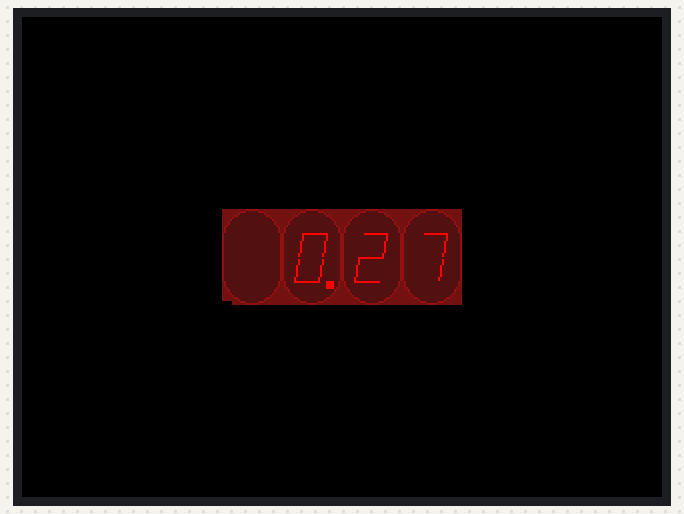
A program run on a simulated Adafruit PyPortal running CircuitPython. Shown: 320×240 colour display.

Above: at 0.46 s.
At 8.87 s:
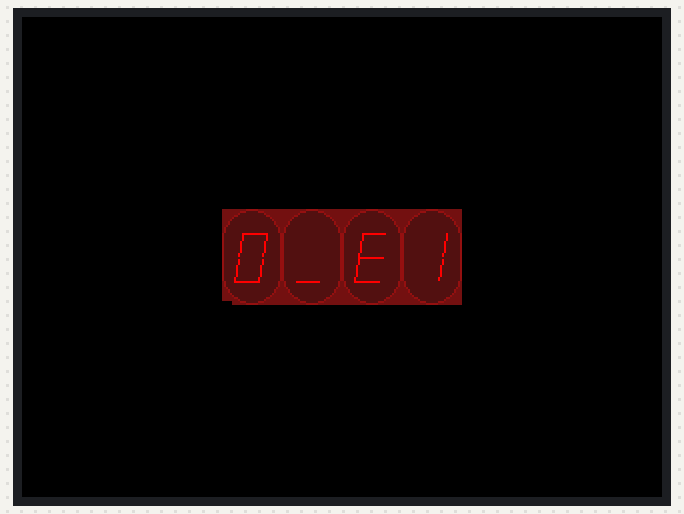
At 13.03 s:
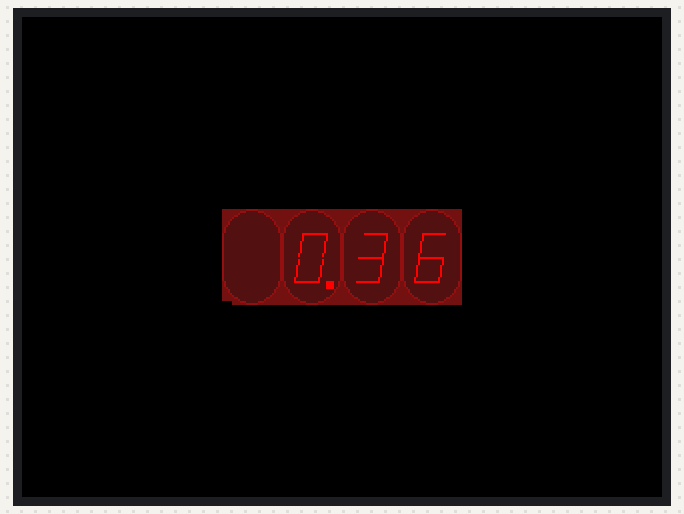
At 20.2 s:
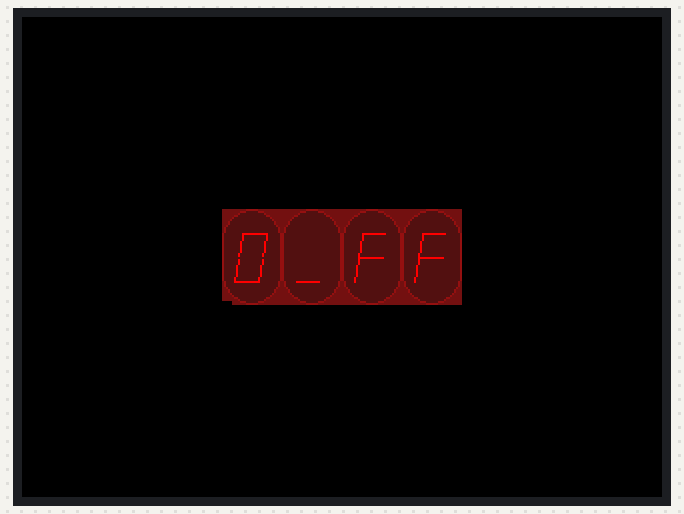
At 28.81 s:
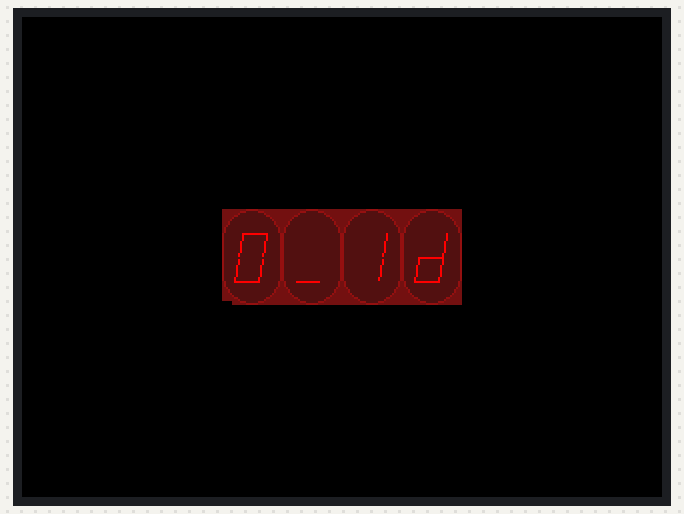
At 37.5 s:
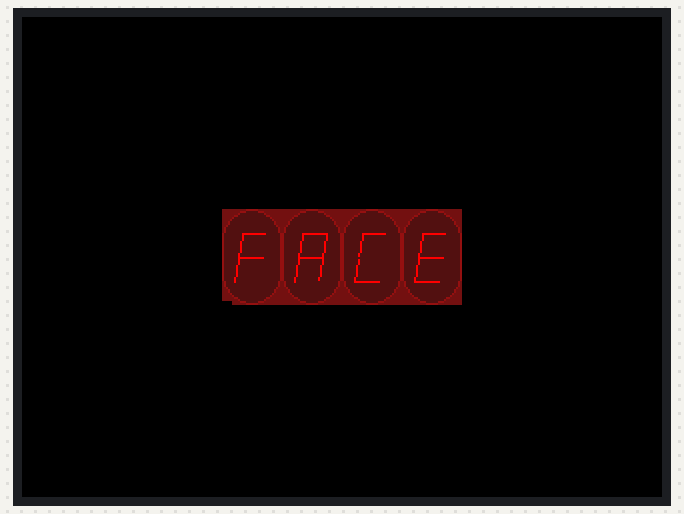

Measured:
- what the display in image 3 shows lasts 2.0 s, from 20.1 s to 22.1 s

The program:

code.py
```python
# (licence header left out)
# bubble_display_example.py
# 2021-12-14 v1.0

# For host board with integral display (PyPortal, Clue, FunHouse, etc.)

import board
import random
import time

from cedargrove_widgets.bubble_display import BubbleDisplay

display = board.DISPLAY

# Instantiate the BubbleDisplay widget, 4 digits in a single unit
# Locate at display center (0.5, 0.5) with size = 2, "Normal" mode

bubble_display = BubbleDisplay(size=2)

display.show(bubble_display)

while True:
    # Count up and down
    for i in range(0, 100, 1):
        m = i / 100
        bubble_display.value = m
        time.sleep(0.01)
    for i in range(100, 0, -1):
        m = i / 100
        bubble_display.value = m
        time.sleep(0.01)
    time.sleep(2)

    # Display some text
    bubble_display.text = "face"
    time.sleep(2)

    # Count in hexadecimal
    for i in range(0, 256):
        bubble_display.text = hex(i)
        time.sleep(0.01)
    time.sleep(2)
```

bubble_display.py
```python
# (licence header left out)
# based on the HP QDSP-6064 4-Digit Micro 7 Segment Numeric Indicator
# 2021-12-12 v1.0

import displayio
import vectorio
from adafruit_display_shapes.line import Line
from adafruit_display_shapes.rect import Rect
from adafruit_display_shapes.roundrect import RoundRect

# 8-bit to 7 segment
#  bits: dp g f e d c b a
NUMBERS = {
    "0": 0b00111111,  # 0
    "1": 0b00000110,  # 1
    "2": 0b01011011,  # 2
    "3": 0b01001111,  # 3
    "4": 0b01100110,  # 4
    "5": 0b01101101,  # 5
    "6": 0b01111101,  # 6
    "7": 0b00000111,  # 7
    "8": 0b01111111,  # 8
    "9": 0b01101111,  # 9
    "a": 0b01110111,  # a
    "b": 0b01111100,  # b
    "c": 0b00111001,  # C
    "d": 0b01011110,  # d
    "e": 0b01111001,  # E
    "f": 0b01110001,  # F
    "-": 0b01000000,  # -
    ".": 0b10000000,  # .
    " ": 0b00000000,  # <space>
    "x": 0b00001000,  # _ (replace x with underscore for hexadecimal text)
}


class Colors:
    # Define a few colors (https://en.wikipedia.org/wiki/Web_colors)
    BLACK = 0x000000
    RED = 0xFF0000
    RED_PKG = 0x701010
    RED_BKG = 0x501010
    RED_LENS = 0x901010
    WHITE = 0xFFFFFF


class BubbleDisplay(displayio.Group):
    def __init__(
        self, units=1, digits=4, mode="Normal", center=(0.5, 0.5), size=1,
        display_size=(None, None),
    ):
        """Instantiate the multi-digit 7-segment numeric end-stackable
        LED display graphic object for DisplayIO devices. Builds a hierachical
        DisplayIO group consisting of chip, digits, and digit segments.

        This widget is based on the HP-QDSP-6064 4-digit and the HP-35
        calculator's HP-5802-7433 3-digit 7-segment numeric end-stackable
        LED displays.

        This widget class displays decimal numeric values as well
        as alphanumeric strings (with a limited character set). Decimal values
        are right-justified with the decimal point placed within the 'ones'
        digit or between digits as specified by the mode parameter. Strings are
        left-justified. Alpha string characters are limited to upper or lower
        case 'a', 'b', 'c', 'd', 'e', 'f', 'x', '.', '-', and the space
        character.

        Display size in pixels is specified as an integer tuple. If the
        display_size tuple is not specified and a built-in display is listed in
        the board class, the display_size tuple will be equal to the integral
        built-in display width and height.

        :param integer units: The number of end-stacked widget units. Defaults
        to 1 widget.
        :param integer digits: The number of digits per display
        cluster (unit) ranging from 1 to 5 digits. Defaults to 4 digits per unit.
        :param string mode: The decimal point display mode. The default 'Normal'
        mode places the decimal point within the 'ones' digit; in 'HP-35' mode,
        the decimal point is place in a separate digit between the 'ones' and
        'one-tenth' digits.
        :param float center: The widget center x,y tuple in normalized display
        units. Defaults to (0.5, 0.5).
        :param float size: The widget size factor relative to the display's
        smaller axis. Defaults to 0.5.
        :param integer display_size: The host display's integer width and
        height tuple expressed in pixels. If (None, None) and the host includes
        an integral display, the tuple value is set to (board.DISPLAY.width,
        board.DISPLAY.height)."""

        # Determine default display size in pixels
        if None in display_size:
            import board

            if "DISPLAY" in dir(board):
                self.WIDTH = board.DISPLAY.width
                self.HEIGHT = board.DISPLAY.height
            else:
                raise ValueError("No integral display. Specify display size.")
        else:
            self.WIDTH = display_size[0]
            self.HEIGHT = display_size[1]

        # Define object center in normalized display and pixel coordinates
        self._center_norm = center
        self._center = self.display_to_pixel(self._center_norm[0], self._center_norm[1])
        self._size = size
        self._mode = mode
        self._units = max(0, units)
        self._num_digits = min(5, max(1, digits))

        # Create displayio group layers
        cluster = displayio.Group()
        self._digits = displayio.Group()

        red_bkg_palette = displayio.Palette(1)
        red_bkg_palette[0] = Colors.RED_BKG
        dip_pkg_palette = displayio.Palette(1)
        dip_pkg_palette[0] = Colors.RED_PKG
        blk_palette = displayio.Palette(1)
        blk_palette[0] = Colors.BLACK

        widget_upper_left = (
            self._center[0]
            - self.cart_dist_to_pixel(0.250 / 2 * self._units, self._size),
            self._center[1] - self.cart_dist_to_pixel(0.100 / 2, self._size),
        )

        for chip in range(0, self._units):
            upper_left_corner = (
                widget_upper_left[0]
                + (self.cart_dist_to_pixel(0.250 * chip, self._size)),
                widget_upper_left[1],
            )
            dip_pkg = vectorio.Rectangle(
                pixel_shader=dip_pkg_palette,
                x=upper_left_corner[0],
                y=upper_left_corner[1],
                width=self.cart_dist_to_pixel(0.250, self._size),
                height=self.cart_dist_to_pixel(0.100, self._size),
            )
            cluster.append(dip_pkg)

            dip_index = vectorio.Rectangle(
                pixel_shader=blk_palette,
                x=upper_left_corner[0],
                y=self.cart_dist_to_pixel(0.096, self._size) + upper_left_corner[1],
                width=self.cart_dist_to_pixel(0.010, self._size),
                height=self.cart_dist_to_pixel(0.010, self._size),
            )
            cluster.append(dip_index)

            a1 = (
                self.cart_dist_to_pixel(0.021, self._size) + upper_left_corner[0],
                self.cart_dist_to_pixel(0.025, self._size) + upper_left_corner[1],
            )
            b1 = (
                self.cart_dist_to_pixel(0.046, self._size) + upper_left_corner[0],
                self.cart_dist_to_pixel(0.025, self._size) + upper_left_corner[1],
            )
            c1 = (
                self.cart_dist_to_pixel(0.042, self._size) + upper_left_corner[0],
                self.cart_dist_to_pixel(0.050, self._size) + upper_left_corner[1],
            )
            d1 = (
                self.cart_dist_to_pixel(0.038, self._size) + upper_left_corner[0],
                self.cart_dist_to_pixel(0.075, self._size) + upper_left_corner[1],
            )
            e1 = (
                self.cart_dist_to_pixel(0.013, self._size) + upper_left_corner[0],
                self.cart_dist_to_pixel(0.075, self._size) + upper_left_corner[1],
            )
            f1 = (
                self.cart_dist_to_pixel(0.017, self._size) + upper_left_corner[0],
                self.cart_dist_to_pixel(0.050, self._size) + upper_left_corner[1],
            )
            if mode == "HP-35":
                dp = (
                    self.cart_dist_to_pixel(0.029, self._size) + upper_left_corner[0],
                    self.cart_dist_to_pixel(0.065, self._size) + upper_left_corner[1],
                    )
            else:
                dp = (
                    self.cart_dist_to_pixel(0.046, self._size) + upper_left_corner[0],
                    self.cart_dist_to_pixel(0.075, self._size) + upper_left_corner[1],
                    )

            dp_size = self.cart_dist_to_pixel(0.008, self._size)

            step_norm = 0.250 / self._num_digits
            step_offset = self.cart_dist_to_pixel(0.09374 - ((0.25 - step_norm) / 2), self._size)

            for i in range(0, self._num_digits):
                step = i * self.cart_dist_to_pixel(step_norm, self._size)
                lens = RoundRect(
                    upper_left_corner[0] + step,
                    upper_left_corner[1],
                    self.cart_dist_to_pixel(step_norm, self._size),
                    self.cart_dist_to_pixel(0.100, self._size),
                    self.cart_dist_to_pixel(0.029, self._size),
                    fill=Colors.RED_BKG,
                    outline=Colors.RED_LENS,
                )
                cluster.append(lens)

                seg_a = Line(
                    a1[0] + step + step_offset,
                    a1[1],
                    b1[0] + step + step_offset,
                    b1[1],
                    color=Colors.RED_BKG,
                )
                self._digits.append(seg_a)

                seg_b = Line(
                    b1[0] + step + step_offset,
                    b1[1],
                    c1[0] + step + step_offset,
                    c1[1],
                    color=Colors.RED_BKG,
                )
                self._digits.append(seg_b)

                seg_c = Line(
                    c1[0] + step + step_offset,
                    c1[1],
                    d1[0] + step + step_offset,
                    d1[1],
                    color=Colors.RED_BKG,
                )
                self._digits.append(seg_c)

                seg_d = Line(
                    d1[0] + step + step_offset,
                    d1[1],
                    e1[0] + step + step_offset,
                    e1[1],
                    color=Colors.RED_BKG,
                )
                self._digits.append(seg_d)

                seg_e = Line(
                    e1[0] + step + step_offset,
                    e1[1],
                    f1[0] + step + step_offset,
                    f1[1],
                    color=Colors.RED_BKG,
                )
                self._digits.append(seg_e)

                seg_f = Line(
                    f1[0] + step + step_offset,
                    f1[1],
                    a1[0] + step + step_offset,
                    a1[1],
                    color=Colors.RED_BKG,
                )
                self._digits.append(seg_f)

                seg_g = Line(
                    f1[0] + step + step_offset,
                    f1[1],
                    c1[0] + step + step_offset,
                    c1[1],
                    color=Colors.RED_BKG,
                )
                self._digits.append(seg_g)

                seg_dp = Rect(
                    dp[0] + step + step_offset,
                    dp[1],
                    dp_size,
                    dp_size,
                    fill=Colors.RED_BKG,
                )
                self._digits.append(seg_dp)
        super().__init__()
        self.append(cluster)
        self.append(self._digits)
        return

    @property
    def units(self):
        """Number of units."""
        return self._units

    @property
    def units(self):
        """Number of digits per unit."""
        return self._digits

    @property
    def mode(self):
        """Bubble display display mode."""
        return self._mode

    @property
    def center(self):
        """Bubble display object center."""
        return self._center_norm

    @property
    def size(self):
        """Bubble display object size."""
        return self._size

    @property
    def display_size(self):
        """Display size in pixels."""
        return (self.WIDTH, self.HEIGHT)

    @property
    def value(self):
        """Currently displayed value."""
        return self._value

    @value.setter
    def value(self, value=None):
        self._show_value(value, self._mode)

    @property
    def text(self):
        """Currently displayed text."""
        return self._text

    @text.setter
    def text(self, text=""):
        self._show_text(text)

    # @property
    # def center(self, cluster=0):
    #    """Normalized display coordinates of the object center."""
    #    determine center of cluster specified by the cluster parameter
    #    SHOULD THIS BE A FUNCTION?
    #    return

    # @centersetter
    # def center(self, cluster=0, x, y):
    #    """Set the normalized display coordinates of the object center."""
    #    procedure for setting all coordinates for a cluster
    #    as specified by the cluster parameter
    #    SHOULD THIS BE A FUNCTION?
    #    return

    def _show_text(self, text=""):
        text = text[0 : self._units * self._num_digits]  # Truncate to left-most digits
        text = (" " * ((self._units * self._num_digits) - len(text))) + text

        for _digit in range(0, self._units * self._num_digits):
            if text[_digit] in NUMBERS:
                _decode = NUMBERS[text[_digit]]
            else:
                _decode = NUMBERS[" "]
            for _segment in range(0, 8):
                if _decode & pow(2, _segment):
                    self._digits[(_digit * 8) + _segment].color = Colors.RED
                    self._digits[(_digit * 8) + _segment].fill = Colors.RED
                else:
                    self._digits[(_digit * 8) + _segment].color = Colors.RED_BKG
                    self._digits[(_digit * 8) + _segment].fill = Colors.RED_BKG

    def _show_value(self, value=None, mode="Normal"):
        """ use mode='HP-35' for decimal point between digits """
        self._mode = mode
        if value == None:
            _display = ""
        else:
            _display = str(value)

        # if value string is larger than can be displayed, show dashes
        if len(_display) > self._units * self._num_digits:
            _display = "-" * self._units * self._num_digits
        else:
            _display = (" " * ((self._units * self._num_digits) - len(_display))) + _display

        # locate decimal point and remove from display string
        dp_digit = _display.find(".")
        if dp_digit > -1 and self._mode != "HP-35":
            _display = " " + _display[0:dp_digit] + _display[dp_digit + 1 :]

        self._show_text(_display)

        # clear all decimal points and plot the current point
        for digit in range(0, self._units * self._num_digits):
            self._digits[(digit * 8) + 7].fill = Colors.RED_BKG
        if dp_digit > -1:
            self._digits[(dp_digit * 8) + 7].fill = Colors.RED
        return

    def display_to_pixel(self, width_factor=0, height_factor=0, size=1.0):
        """Convert normalized display position input (0.0 to 1.0) to display
        pixel position."""
        return int(round(size * self.WIDTH * width_factor, 0)), int(
            round(size * self.HEIGHT * height_factor, 0)
        )

    def dial_to_pixel(self, dial_factor, center=(0, 0), radius=0):
        """Convert normalized dial_factor input (-1.0 to 1.0) to display pixel
        position on the circumference of the dial's circle with center
        (x,y pixels) and radius (pixels)."""
        rads = (-2 * pi) * (dial_factor)  # convert scale_factor to radians
        rads = rads + (pi / 2)  # rotate axis counterclockwise
        x = center[0] + int(cos(rads) * radius)
        y = center[1] - int(sin(rads) * radius)
        return x, y

    def cart_to_pixel(self, x, y, size=1.0):
        """Convert normalized cartesian position value (-0.5, to + 0.5) to display
        pixels."""
        min_axis = min(self.WIDTH, self.HEIGHT)
        x1 = int(round(min_axis * size * x, 0)) + self._center[0]
        y1 = self._center[1] - int(round(min_axis * size * y, 0))
        return x1, y1

    def cart_dist_to_pixel(self, distance=0, size=1.0):
        """Convert normalized cartesian distance value to display pixels."""
        min_axis = min(self.WIDTH, self.HEIGHT)
        return int(round(min_axis * size * distance, 0))
```
